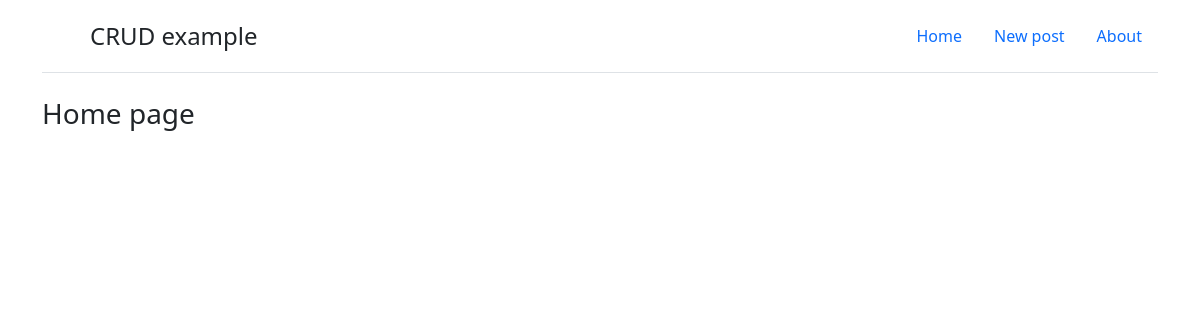
The app's page /, older data.
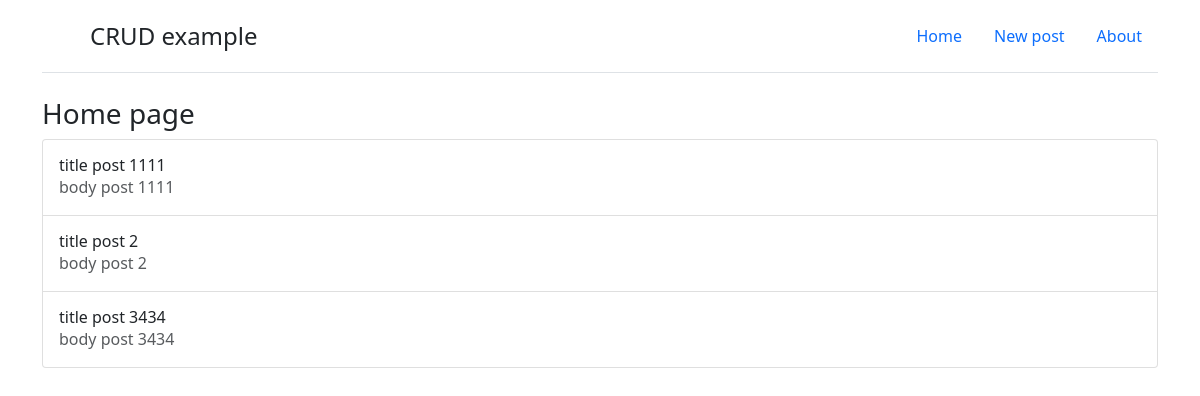
The same page, newer data.
### blog_app/models.py (models this page shows, shortened)
class Post(models.Model):
    title = models.CharField(max_length=200)
    author = models.ForeignKey(
        'auth.User',
        on_delete=models.CASCADE,
    )
    body = models.TextField()

### blog_app/views.py (the view)
# urls.py: path('', BlogHomePage.as_view(), name='home'),
class BlogHomePage(ListView):
    model = Post
    template_name = 'home.html'
    context_object_name = 'all_posts_list'

### templates/home.html (shortened to what this page needs)
{% extends "base.html" %}
{% block content %}
    <h3>Home page</h3>
<div class="list-group">
    {% for post in all_posts_list %}
        <a href="{% url 'post_detail' post.pk %}" class="list-group-item list-group-item-action d-flex gap-3 py-3" aria-current="true">
            <div class="d-flex gap-2 w-100 justify-content-between">
            <div>
                <h6 class="mb-0">{{ post.title }}</h6>
                <p class="mb-0 opacity-75"> {{ post.body }} </p>
            </div>
            </div>
        </a>
    {% endfor %}
</div>
{% endblock content %}

Row changes from the older to the newer data that the page shows:
added Post: title "title post 1111", body "body post 1111"
added Post: title "title post 2", body "body post 2"
added Post: title "title post 3434", body "body post 3434"
